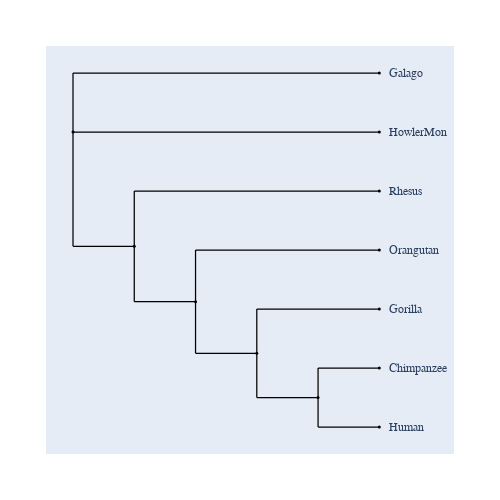

Notebook code cell kept with this figure:
### Markdown cell above
If not included in the newick tree file, the internal node names are automatically generated open loading. You can establish what those are by interrogating the tree bound to the likelihood function object. (If you move your mouse cursor over the nodes, their names will appear as hover text.)

### Code cell
result.tree.get_figure(contemporaneous=True).show(width=500, height=500)

### Figure 1 — Plotly figure (JSON) as saved in the notebook; plotly's stock layout.template omitted (floating-point values rounded to 4 significant figures)
{"data": [{"line": {"color": "black", "shape": "spline", "smoothing": 1.3, "width": 1.25}, "mode": "lines", "showlegend": false, "type": "scatter", "x": [null, null, 0, 0, null, 0, 1, null, 0, 0, null, 0, 1, null, 0, 0, null, 0, 0.2, null, 0.2, 0.2, null, 0.2, 1, null, 0.2, 0.2, null, 0.2, 0.4, null, 0.4, 0.4, null, 0.4, 1, null, 0.4, 0.4, null, 0.4, 0.6, null, 0.6, 0.6, null, 0.6, 1, null, 0.6, 0.6, null, 0.6, 0.8, null, 0.8, 0.8, null, 0.8, 1, null, 0.8, 0.8, null, 0.8, 1, null], "y": [null, null, 2.6, 3.9, null, 3.9, 3.9, null, 2.6, 2.6, null, 2.6, 2.6, null, 2.6, 0.08125, null, 0.08125, 0.08125, null, 0.08125, 1.3, null, 1.3, 1.3, null, 0.08125, -1.137, null, -1.137, -1.137, null, -1.137, 0, null, 0, 0, null, -1.137, -2.275, null, -2.275, -2.275, null, -2.275, -1.3, null, -1.3, -1.3, null, -2.275, -3.25, null, -3.25, -3.25, null, -3.25, -2.6, null, -2.6, -2.6, null, -3.25, -3.9, null, -3.9, -3.9, null]}, {"hoverinfo": "text", "marker": {"color": "black", "size": 3, "symbol": "circle"}, "mode": "markers", "showlegend": false, "text": ["root", "Galago", "HowlerMon", "edge.3", "Rhesus", "edge.2", "Orangutan", "edge.1", "Gorilla", "edge.0", "Chimpanzee", "Human"], "type": "scatter", "x": [0, 1, 1, 0.2, 1, 0.4, 1, 0.6, 1, 0.8, 1, 1], "y": [2.6, 3.9, 2.6, 0.08125, 1.3, -1.137, 0, -2.275, -1.3, -3.25, -2.6, -3.9]}], "layout": {"annotations": [{"font": {"family": "Inconsolata, monospace", "size": 12}, "showarrow": false, "text": "Galago", "textangle": 0, "x": 1.025, "xanchor": "left", "xref": "x", "y": 3.9, "yref": "y"}, {"font": {"family": "Inconsolata, monospace", "size": 12}, "showarrow": false, "text": "HowlerMon", "textangle": 0, "x": 1.025, "xanchor": "left", "xref": "x", "y": 2.6, "yref": "y"}, {"font": {"family": "Inconsolata, monospace", "size": 12}, "showarrow": false, "text": "Rhesus", "textangle": 0, "x": 1.025, "xanchor": "left", "xref": "x", "y": 1.3, "yref": "y"}, {"font": {"family": "Inconsolata, monospace", "size": 12}, "showarrow": false, "text": "Orangutan", "textangle": 0, "x": 1.025, "xanchor": "left", "xref": "x", "y": 0, "yref": "y"}, {"font": {"family": "Inconsolata, monospace", "size": 12}, "showarrow": false, "text": "Gorilla", "textangle": 0, "x": 1.025, "xanchor": "left", "xref": "x", "y": -1.3, "yref": "y"}, {"font": {"family": "Inconsolata, monospace", "size": 12}, "showarrow": false, "text": "Chimpanzee", "textangle": 0, "x": 1.025, "xanchor": "left", "xref": "x", "y": -2.6, "yref": "y"}, {"font": {"family": "Inconsolata, monospace", "size": 12}, "showarrow": false, "text": "Human", "textangle": 0, "x": 1.025, "xanchor": "left", "xref": "x", "y": -3.9, "yref": "y"}], "autosize": true, "font": {"family": "Balto", "size": 14}, "height": 500, "hovermode": "closest", "margin": {"b": 50, "l": 50, "pad": 4, "r": 50, "t": 50}, "showlegend": false, "width": 500, "xaxis": {"autorange": true, "range": [-0.07532, 1.235], "type": "linear", "visible": false}, "yaxis": {"autorange": true, "range": [-4.407, 4.407], "type": "linear", "visible": false}}}
